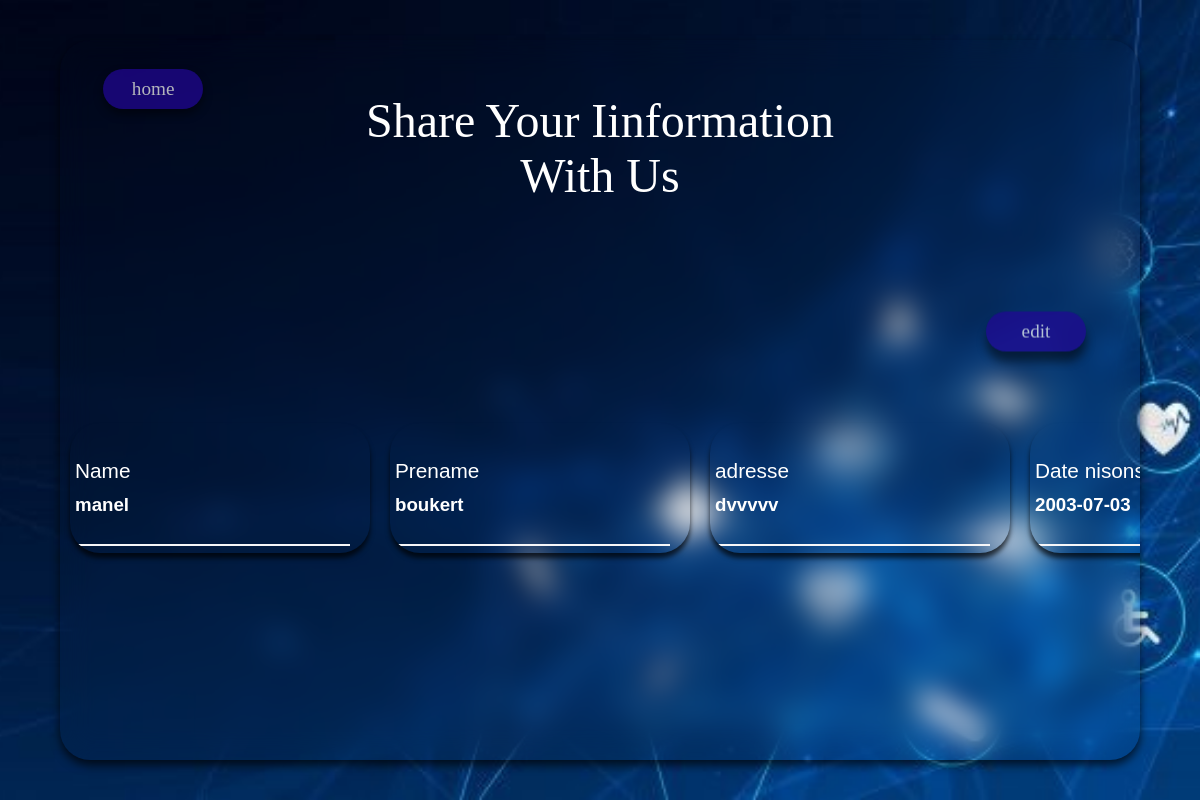
/profil (signed in), run on an earlier commit of the app's database.
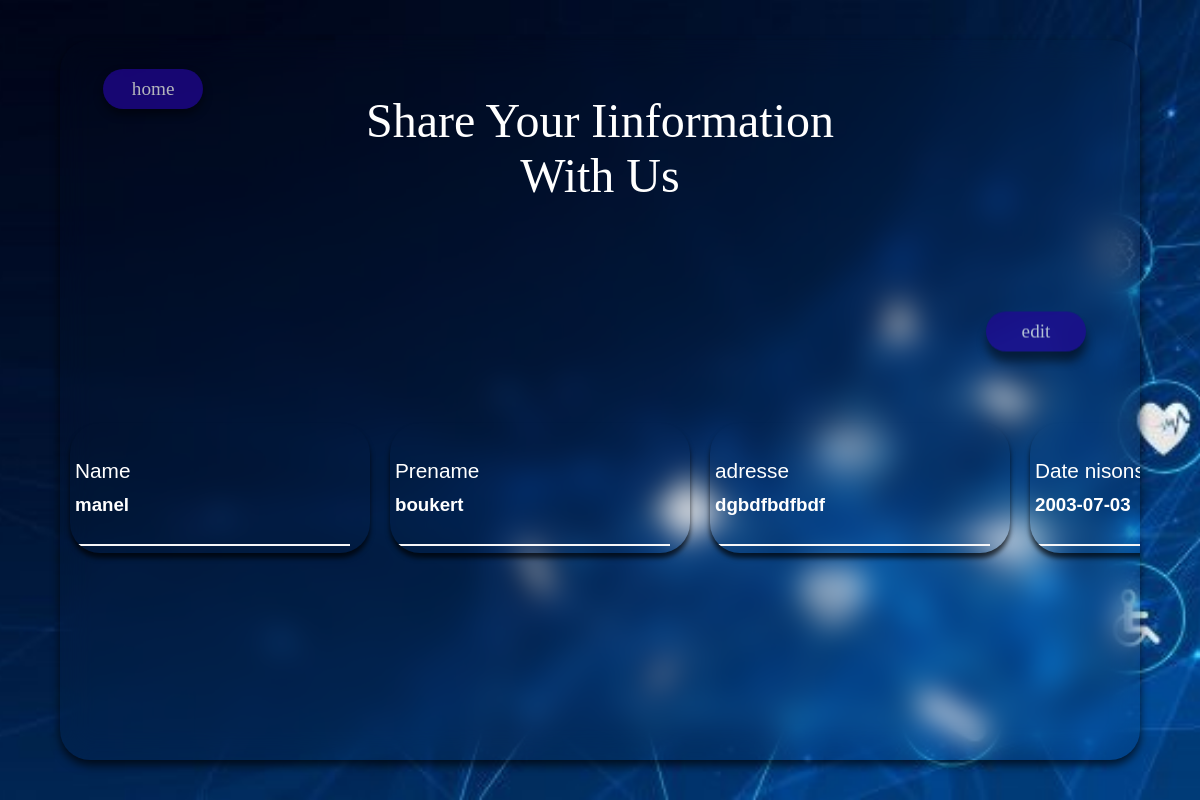
And on a later commit of the database.
### app.py (models this page shows, shortened)
class infod(db.Model):
    id = db.Column(db.Integer, primary_key=True)
    id_user = db.Column(db.Integer, db.ForeignKey('user.id'), nullable=False)
    prename = db.Column(db.String(30), nullable=False, default='userr')
    datn = db.Column(db.String(30), nullable=False, default='userr')
    adresse = db.Column(db.String(30), nullable=False, default='userr')
    Ntph = db.Column(db.String(12), nullable=False, default='userr')
    text = db.Column(db.Text)

### app.py (the view)
@app.route('/profil', methods = ['GET','POST'])
@login_required
def profil():
    if(current_user.bro=="1"):
      inf = info.query.filter(info.id_user==current_user.id).first()
    else:
      inf = infod.query.filter(infod.id_user==current_user.id).first()
    return render_template('profil.html', inf=inf, current_user=current_user)

### app.py (called while the page is built)
@login_manager.user_loader
def load_user(user_id):
    return User.query.get(int(user_id))

### templates/profil.html (shortened to what this page needs)
<!DOCTYPE html>
<html lang="en">
<head>
  <link href="{{ url_for('static', filename='css/style_profil.css')}}" rel="stylesheet" />
</head>
<body>
  <section style="background-image: url('{{ url_for('static', filename='photos/ph6.jpg')}}');" id="contt">
    <div class="cont">
      <p id="titre">Share Your Iinformation With Us</p>
      {% if current_user.bro=="0" %}
      <a href="{{ url_for('home_doctor' )}}"><button class="log_out">
          home
        </button></a>
      {% endif %}
      <div id="info">
        <div class="form1">
          <div class="inputbox"><label for="">Name</label>
            <div class="put">
              <h3>{{ current_user.name}}</h3>
            </div>
          </div>
          <div class="inputbox"><label for="">Prename</label>
            <div class="put">
              <h3>{{ inf.prename}}</h3>
            </div>
          </div>
          <div class="inputbox"><label for="">adresse</label>
            <div class="put">
              <h3>{{ inf.adresse}}</h3>
            </div>
          </div>
          <div class="inputbox"><label for="">Date nisons</label>
            <div class="put">
              <h3>{{ inf.datn}}</h3>
            </div>
          </div>
          <a href="{{ url_for('profil_edit', id = current_user.id )}}">
            <button id="sub">
              edit
            </button></a>
        </div>
      </div>
    </div>
  </section>
</body>
</html>

What changed in the data, as far as the page shows it:
changed infod "boukert": adresse "dvvvvv" → "dgbdfbdfbdf"
